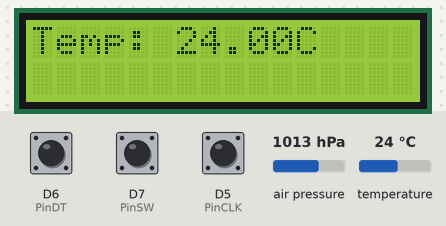
A sketch run on a simulated ESP8266 (NodeMCU). Shown: 16×2 character LCD. Inputs (shaded band) come from the test bench; at power-on: temperature 24 °C, D6 (PinDT) HIGH, D7 (PinSW) HIGH, D5 (PinCLK) HIGH, air pressure 1013 hPa. What the sketch prints to the serial monitor is not drawn.

Above: at 2.4 s.
2.5 s: temperature set to 12 °C
At 3.5 s:
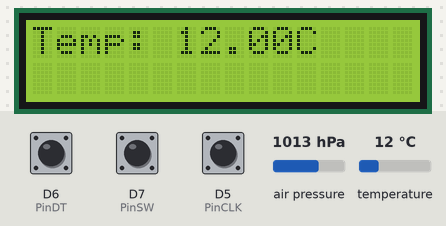
4.3 s: temperature set to 19 °C
At 5.5 s:
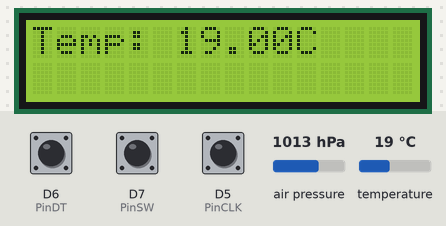
5.8 s: temperature set to 28 °C
At 6.6 s:
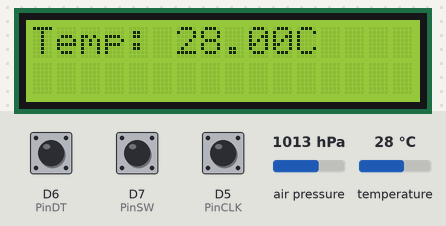
Timing chart, 0 to 8.8 s (numbered marks = the images above; inputs shaded):
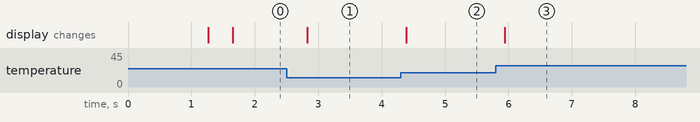

Measured:
- after the input at 2.5 s, the display: changes after 0.32 s (image 1)
- after the input at 4.3 s, the display: changes after 0.08 s (image 2)
- after the input at 5.8 s, the display: changes after 0.14 s (image 3)

The sketch:

TemperaturaLCD.ino
```cpp
#include <Wire.h>
#include <Adafruit_Sensor.h>
#include <Adafruit_BMP085_U.h>
#include  <LiquidCrystal_I2C.h>

Adafruit_BMP085_Unified bmp = Adafruit_BMP085_Unified(10085);
LiquidCrystal_I2C lcd(0x27, 2, 1, 0, 4, 5, 6, 7, 3, POSITIVE);

int val;
int PinCLK = D5;
int PinDT = D6;
int PinSW = D7;

int Posicion = 0;
int PinCLKanterior = LOW;
int n = LOW;

// Muestra las características del sensor
void displaySensorDetails(void) {
  sensor_t sensor;
  bmp.getSensor(&sensor);
  Serial.println("------------------------------------");
  Serial.print  ("Sensor: ");
  Serial.println(sensor.name);
  Serial.print  ("Driver: ");
  Serial.println(sensor.version);
  Serial.print  ("ID: ");
  Serial.println(sensor.sensor_id);
  Serial.print  ("Max Valor: ");
  Serial.print(sensor.max_value);
  Serial.println(" hPa");
  Serial.print  ("Min Valor: ");
  Serial.print(sensor.min_value);
  Serial.println(" hPa");
  Serial.print  ("Resolucion: ");
  Serial.print(sensor.resolution);
  Serial.println(" hPa");
  Serial.println("------------------------------------");
  Serial.println("");
  delay(1000);
}

void setup() {
  Serial.begin(9600);
  //Inicialización de los pines para el encoder rotatorio
  pinMode (PinCLK,INPUT);
  pinMode (PinDT, INPUT);
  pinMode (PinSW, INPUT);

  //Inicialización del LCD
  lcd.begin(16, 2);
  lcd.home ();

  lcd.print("Test Presion");
  Serial.println("\nPrueba del sensor de presión");
  Serial.println("");
  if (!bmp.begin()) { // Initicializa el sensor
    // Error en la detección del sensor
    lcd.setCursor ( 0, 1 );
    // Imprimir otra cadena en esta posicion
    lcd.print("Error BMP180");
    Serial.print("Ooops, BMP085 no detectado ... Comprueba las conexiones!");
    while (1); // Bucle infinito
  }
  displaySensorDetails();

}

void loop(void) {

  sensors_event_t event;
  bmp.getEvent(&event);

  if (event.pressure) {
    // Obtenemos la temperatura
    float temperature;
    bmp.getTemperature(&temperature);
    Serial.print("Temperatura: ");
    Serial.print(temperature);
    Serial.println(" C");
    lcd.clear();
    lcd.print("Temp: ");
    lcd.print(temperature);
    lcd.print("C");
  }
  else {
    Serial.println("Error en el sensor");
  }

  n = digitalRead(PinCLK);
      if ((PinCLKanterior == LOW) && (n == HIGH)) {
      if (digitalRead(PinDT) == LOW) {Posicion--;}
      else {Posicion++;}
      lcd.setCursor ( 0, 1 );
  lcd.print(Posicion);
      Serial.println (Posicion);
    }
      PinCLKanterior = n;
    if ((digitalRead(PinSW) == LOW)) {Posicion = 0; }
    delay(350);

}
```
